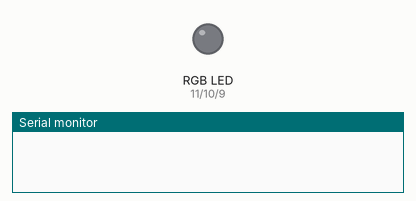
Bench run of a sketch on a simulated Arduino Uno, built with avr-gcc and run on an emulated ATmega328P. Parts: an RGB LED mixed from three pins (HIGH = lit), the last lines printed to the serial monitor.

Above: at 0.05 s.
At 4.05 s:
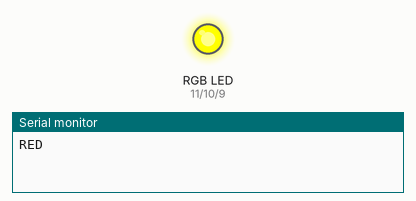
At 5.5 s:
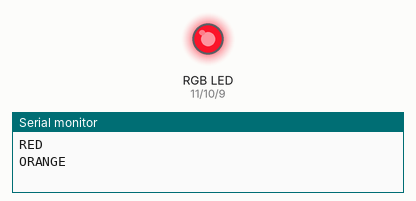
At 7.05 s:
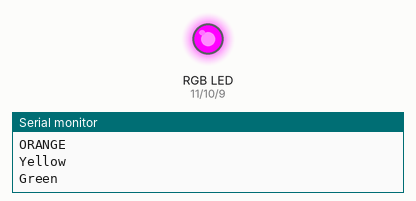
At 8.25 s:
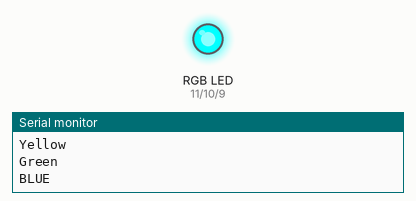
At 11.0 s:
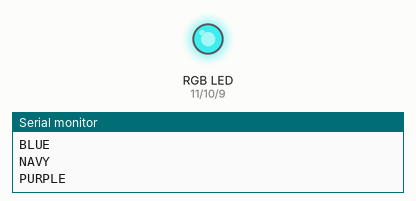
Timing chart, 0 to 14.3 s (numbered marks = the images above):
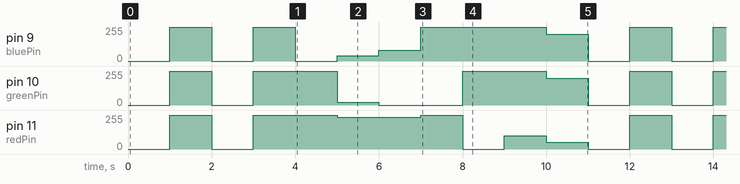

The sketch:

rgbLED_rainbow.ino
```cpp
// 상수 설정
const int redPin = 11;    //Red 핀
const int greenPin = 10;  //Green 핀
const int bluePin = 9;    //Blue 핀
const int dtime = 1000;   //delay 타임 설정

// 초기화
void setup() {
  Serial.begin(9600);
  setColor(0, 0, 0);
}

// 반복파트
void loop() {
  //Before Start 시작전 3번 LED 점멸
  blink(2);

  //Start Rainbow 무지개 7색이 1초 단위로 출력
  Serial.println("RED");
  setColor(255, 255, 0);
  delay(dtime);
  Serial.println("ORANGE");
  setColor(240, 20, 40);
  delay(dtime);
  Serial.println("Yellow");
  setColor(240, 0, 80);
  delay(dtime);
  Serial.println("Green");
  setColor(255, 0, 255);
  delay(dtime);
  Serial.println("BLUE");
  setColor(0, 255, 255);
  delay(dtime);
  Serial.println("NAVY");
  setColor(100, 255, 255);
  delay(dtime);
  Serial.println("PURPLE");
  setColor(50, 200, 200);
  delay(dtime);
}

//red, green, blue 값에 따라 0~255로 설정됨,
void setColor(int red, int green, int blue) {
  analogWrite(redPin, red);
  analogWrite(greenPin, green);
  analogWrite(bluePin, blue);
}

//LED 점멸함수
void blink(int count) {
  for (int i = 0; i < count; i += 1) {
    setColor(0, 0, 0);
    delay(dtime);
    setColor(255, 255, 255);
    delay(dtime);
  }
}
```

Measured:
- by itself, pin 10 (greenPin): repeats every 11.0 s: 0/255 1.0 s, 255/255 2.0 s, 20/255 1.0 s, 0/255 2.0 s, 255/255 2.0 s, 200/255 1.0 s, 0/255 1.0 s, 255/255 1.0 s
- by itself, pin 9 (bluePin): repeats every 11.0 s: 0/255 1.0 s, 255/255 1.0 s, 0/255 1.0 s, 40/255 1.0 s, 80/255 1.0 s, 255/255 3.0 s, 200/255 1.0 s, 0/255 1.0 s, 255/255 1.0 s
